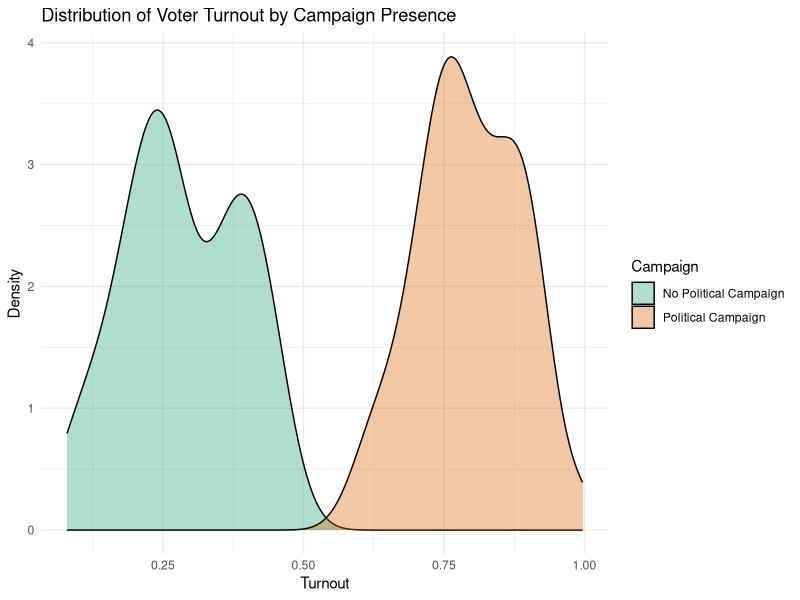
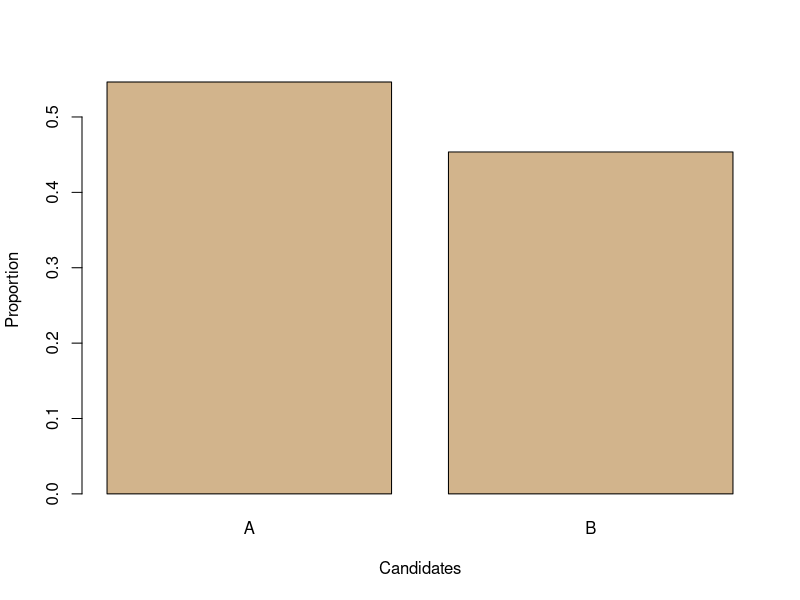
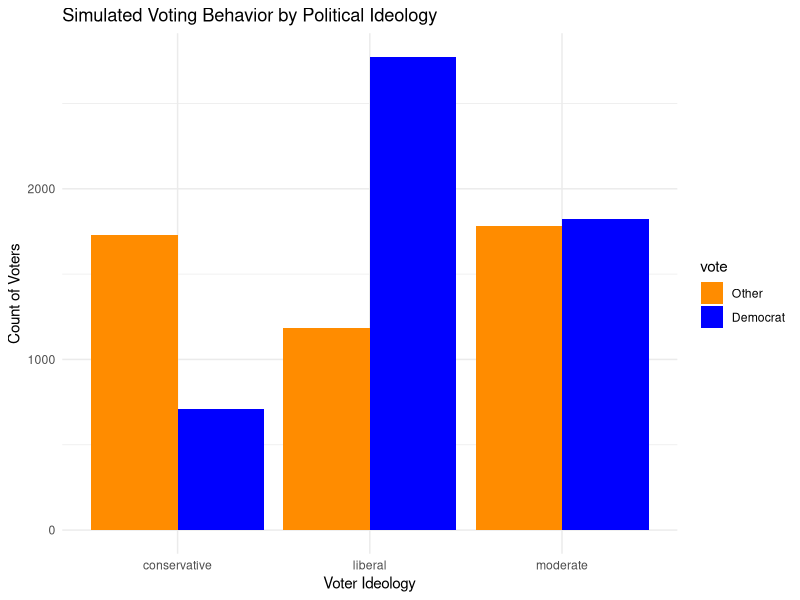
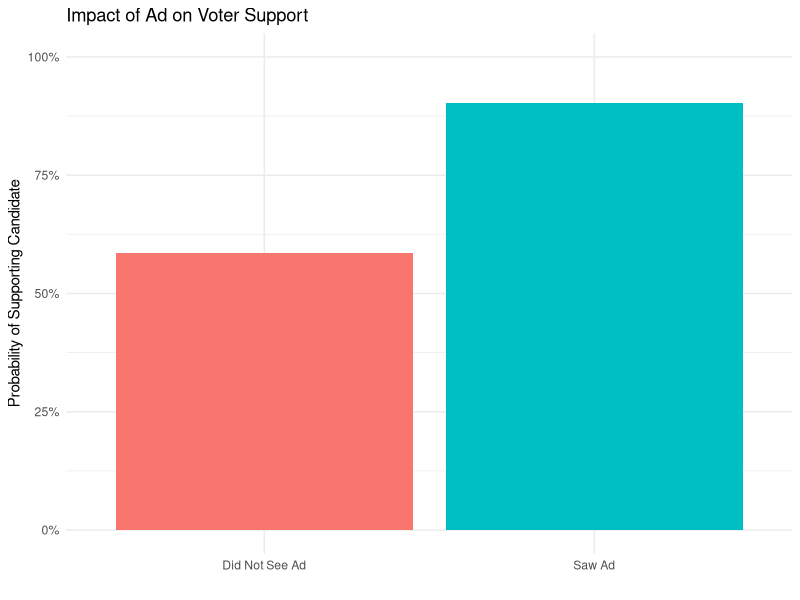

The R source for these figures, in order:
library(tidyverse)
##### 2. Bayesian #####
set.seed(502502)
N <- 1000

pE <- 0.7
pW_given_E <- 0.8
pW_given_Enot <- 0.4
# assume candidates only have two opposing stance: support or not.
pE_not <- 1 - pE

## getting P(W) by using the Law of Total Probability 
pW <- pW_given_E * pE + pW_given_Enot * pE_not

# Since we assumed that the candidate has either support or not support (binary: 1 = supports, 0 = not), 
# I use prior belief of E, and rely on the binomial distribution function in R to 
# generate random variable for supporting environmental policy.

E <- rbinom(N, 1, pE)  

## Simulation
W <- numeric(N)
W[E == 1] <- rbinom(sum(E == 1), 1, pW_given_E)
W[E == 0] <- rbinom(sum(E == 0), 1, pW_given_Enot)

mean(E[W == 1]) %>% print()


##### 3. Voter Turnout #####

set.seed(20250922)  
library(dplyr)
library(ggplot2)

  
# Parameters
n_total      <- 100
n_campaign   <- n_total / 2 
intercept    <- 0.3
beta_campaign<- 0.5
sigma_eps    <- 0.1

# Design: 50 with active campaign (X=1), 50 without (X=0)
X <- c(rep(1, n_campaign), rep(0, n_campaign))

# Error term and outcome
eps <- rnorm(n_total, mean = 0, sd = sigma_eps)
Y   <- intercept + beta_campaign * X + eps

# Package into a tibble
problem3_b <- tibble(
  Campaign = factor(X, levels = c(0,1), labels = c("No Political Campaign","Political Campaign")),
  Turnout  = Y
)


# plotting

ggplot(problem3_b, aes(Turnout, fill = Campaign)) +
  geom_density(alpha = 0.35) +
  labs(
    title = "Distribution of Voter Turnout by Campaign Presence",
    x = "Turnout", y = "Density"
  ) +
  theme_minimal() + 
  scale_fill_brewer(palette = "Dark2")



# manually calculate

# ---- Simple difference in means ----
mean_no_campaign <- problem3_b %>% filter(Campaign == "No Political Campaign") %>% summarize(m = mean(Turnout)) %>% pull(m)
mean_campaign    <- problem3_b %>% filter(Campaign == "Political Campaign")    %>% summarize(m = mean(Turnout)) %>% pull(m)
diff_means       <- mean_campaign - mean_no_campaign

cat("\nMean turnout (No Campaign): ", round(mean_no_campaign, 3), "\n",
    "Mean turnout (Campaign):    ", round(mean_campaign, 3), "\n",
    "Difference in means:        ", round(diff_means, 3), "\n", sep = "")


# regression
m <- lm(Turnout ~ I(Campaign == "Political Campaign"), data = problem3_b)
summary(m)




##### 6. Candidate A and Candidate B. #####
#a.
set.seed(0922)
candidate <- c("A","B")
probability <- c(0.55, 0.45)

simulated_candidate <- sample(candidate, size = 10000, 
                              replace = TRUE, prob = probability)

#b.
probs <- prop.table(table(simulated_candidate))

print(probs)


#c. 
barplot(table(simulated_candidate)/10000, col = "tan",
        #main = "Simulated (Discrete Distribution)",
        xlab = "Candidates", ylab = "Proportion")



##### 7. political ideologies #####

set.seed(502)
n <- 10000

ideology_prob <- c(liberal = 0.40, 
                   moderate = 0.35, 
                   conservative = 0.25)
prob_dem_given_ideology <- c(liberal = 0.70, 
                             moderate = 0.50, 
                             conservative = 0.30)


voters <- tibble(ideology = sample(names(ideology_prob),
                                   size = n,
                                   replace = TRUE,
                                   prob = ideology_prob))


voters <- voters %>%
  mutate(prob_dem = prob_dem_given_ideology[ideology],
    voted_dem_numeric = rbinom(n(), size = 1, prob = prob_dem),
    vote = factor(voted_dem_numeric, levels = c(0, 1), labels = c("Other", "Democrat")))

voters %>%
  group_by(ideology) %>%
  summarise(n = n(),
    prob_dem_given_ideology = mean(voted_dem_numeric)) %>%
  mutate(ideology_proportion = n / sum(n)) %>% print()

empirical_prob <- mean(voters$voted_dem_numeric) %>% print()

ggplot(voters, aes(x = ideology, fill = vote)) +
  geom_bar(position = "dodge") +
  scale_fill_manual(values = c("Democrat" = "blue", "Other" = "darkorange")) +
  labs(title = "Simulated Voting Behavior by Political Ideology",
    x = "Voter Ideology",
    y = "Count of Voters") +
  theme_minimal()


#### 8. ####
#(a)
set.seed(502502502)

n <- 10000
p_initial_support <- 0.6
p_conversion <- 0.75

voters <- tibble(
  voter_id = 1:n,
  saw_ad = c(rep(TRUE, n / 2), rep(FALSE, n / 2)),
  initial_support = sample(
    c("supportive", "not_supportive"),
    size = n,
    replace = TRUE,
    prob = c(p_initial_support, 1 - p_initial_support)))

voters <- voters %>%
  mutate(final_support = initial_support,
    is_conversion_candidate = (saw_ad == TRUE & initial_support == "not_supportive"))

conversion_indices <- which(voters$is_conversion_candidate)
conversions <- sample(
  c("supportive", "not_supportive"),
  size = length(conversion_indices),
  replace = TRUE,
  prob = c(p_conversion, 1 - p_conversion)
)
voters$final_support[conversion_indices] <- conversions


voters %>%
  group_by(saw_ad) %>%
  summarise(count = n(),
    prob_support = mean(final_support == "supportive")) %>%
  mutate(group_proportion = count / sum(count)) %>% print()


#(b)
voters %>%
  group_by(saw_ad) %>%
  summarise(prob_support = mean(final_support == "supportive")) %>%
  mutate(group = ifelse(saw_ad, "Saw Ad", "Did Not See Ad")) %>% 
  ggplot(aes(x = group, y = prob_support, fill = group)) +
  geom_col(show.legend = FALSE) +
  scale_y_continuous(labels = scales::percent, limits = c(0, 1)) +
  labs(title = "Impact of Ad on Voter Support",
       x = "",
       y = "Probability of Supporting Candidate") +
  theme_minimal()




